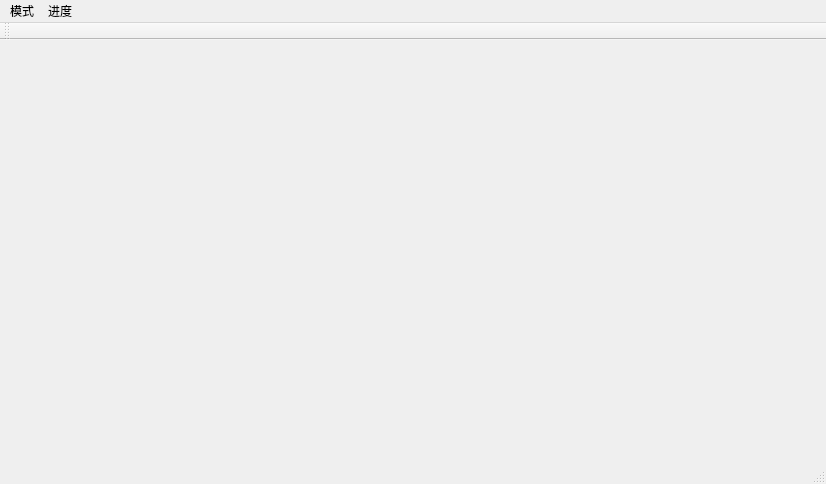
<?xml version="1.0" encoding="UTF-8"?>
<ui version="4.0">
 <class>MainWindow</class>
 <widget class="QMainWindow" name="MainWindow">
  <property name="geometry">
   <rect>
    <x>0</x>
    <y>0</y>
    <width>826</width>
    <height>484</height>
   </rect>
  </property>
  <property name="windowTitle">
   <string>MainWindow</string>
  </property>
  <widget class="QWidget" name="centralWidget"/>
  <widget class="QMenuBar" name="menuBar">
   <property name="geometry">
    <rect>
     <x>0</x>
     <y>0</y>
     <width>826</width>
     <height>23</height>
    </rect>
   </property>
   <widget class="QMenu" name="mode">
    <property name="title">
     <string>模式</string>
    </property>
   </widget>
   <widget class="QMenu" name="state">
    <property name="title">
     <string>进度</string>
    </property>
   </widget>
   <addaction name="mode"/>
   <addaction name="state"/>
  </widget>
  <widget class="QToolBar" name="mainToolBar">
   <attribute name="toolBarArea">
    <enum>TopToolBarArea</enum>
   </attribute>
   <attribute name="toolBarBreak">
    <bool>false</bool>
   </attribute>
  </widget>
  <widget class="QStatusBar" name="statusBar"/>
 </widget>
 <layoutdefault spacing="6" margin="11"/>
 <resources/>
 <connections/>
</ui>
